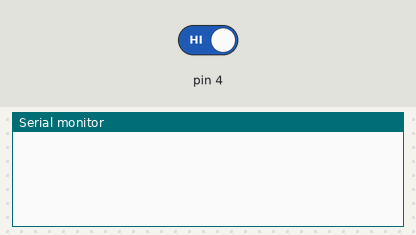
This sketch was run on a simulated Arduino Uno, built with avr-gcc and run on an emulated ATmega328P. On the bench: the last lines printed to the serial monitor. The inputs (shaded band) are chosen by the test bench; at power-on: pin 4 HIGH.

Above: at 1.2 s.
1.3 s: pin 4 driven LOW
At 1.8 s:
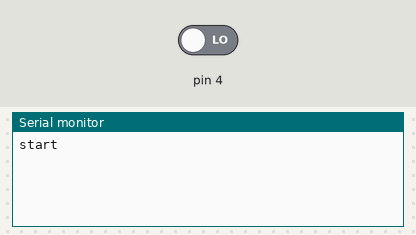
2.8 s: pin 4 driven HIGH
At 3.6 s:
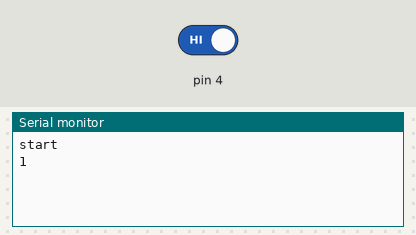
5.3 s: pin 4 driven LOW
At 5.7 s:
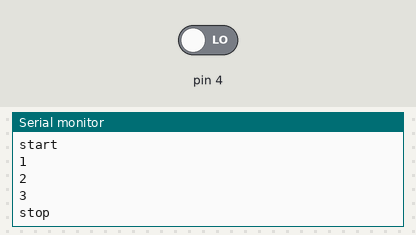

Measured:
- after the input at 1.3 s, the serial monitor: prints a new line at once (image 1)
- after the input at 2.8 s, the serial monitor: prints a new line at once (image 2)
- after the input at 5.3 s, the serial monitor: prints a new line at once (image 3)

The sketch:

MyStopwatch.ino
```cpp
unsigned long startTime = millis();
int count = 0;
bool isStart = false;
boolean isPress = false;

void setup() {
  // put your setup code here, to run once:
  Serial.begin(9600);
  pinMode(4, INPUT);

}

void loop() {
  int state = digitalRead(4);
  if (state == LOW) {
    if (isStart == false && isPress == false) { //if the button is pressed, watch hasn't started, then activate watch, the button is pressed, so isPress then becomes true
      isStart = true;
      Serial.println("start");
    }
    else if (isStart == true && isPress == true) {//if the button is pressed, watch started, that means it has to stop, isPress then come back to original state.
      isStart = false;
      isPress = false;
      Serial.println("stop");
      delay(500);
    }

  }
  else if (state == HIGH) {

    if (isStart == true) {//if button is not pressed, and game started, then it starts count, or nothing happens
      isPress = true;
      if (millis() - startTime > 1000) {
        isPress = false;
        count = count + 1;
        startTime = millis();
        Serial.println(count);
        //Serial.println(state);

      }
    }
  }
}
```
